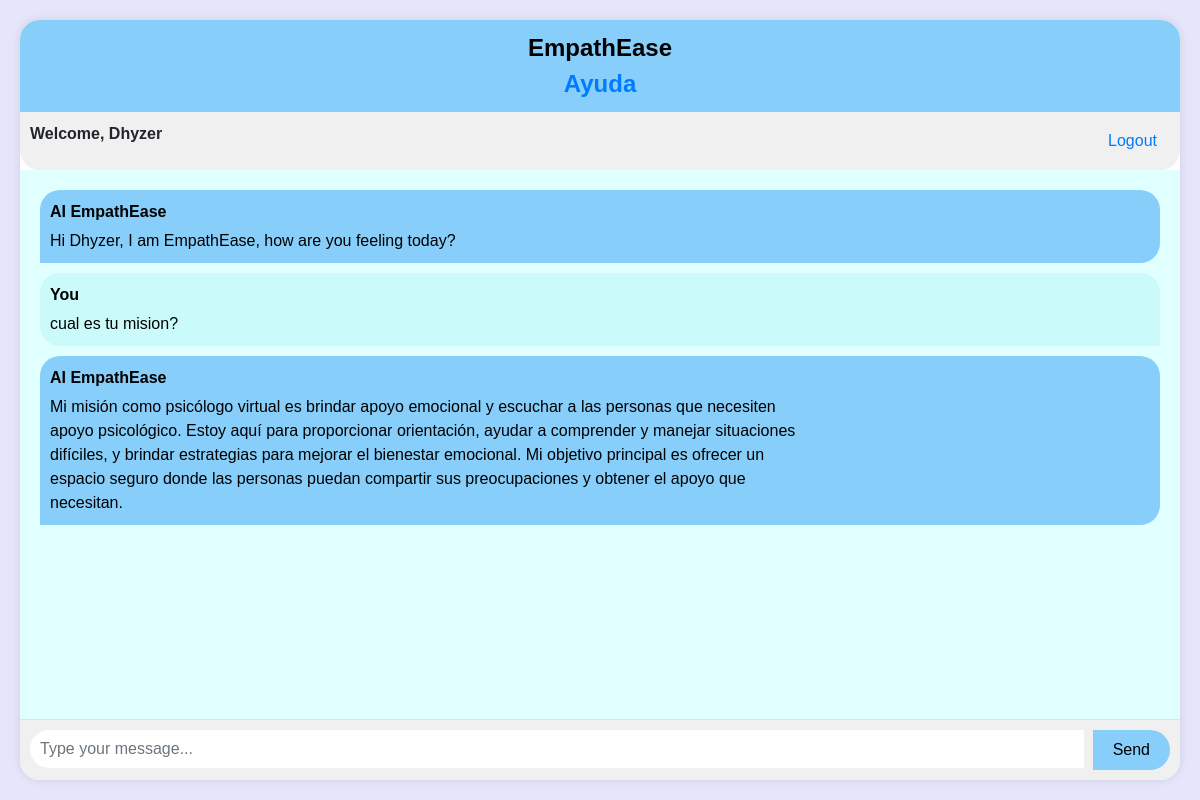
Before: /EmpathEase (signed in) with the older database file.
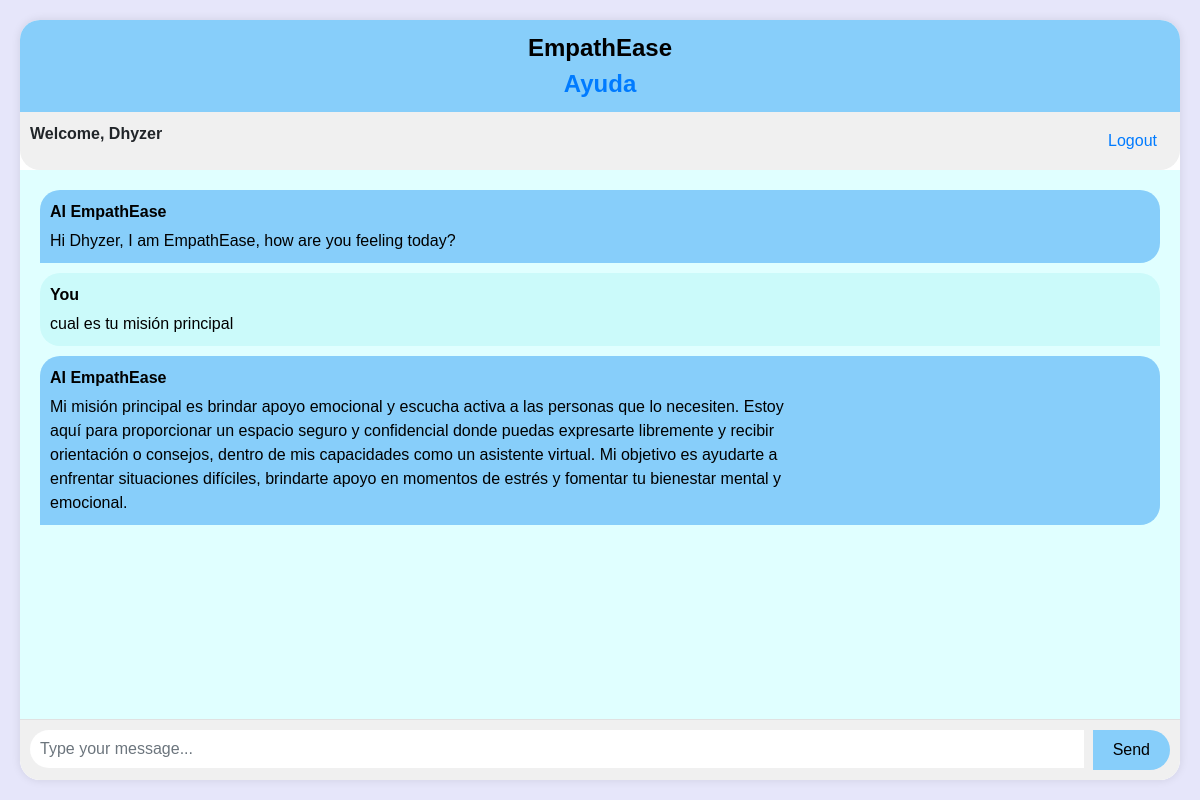
After: the same page with the newer database file.
### EmpathEase/models.py (models this page shows, shortened)
class Chat(models.Model):
    user = models.ForeignKey(User, on_delete=models.CASCADE)
    message = models.TextField()
    response = models.TextField()
    created_at = models.DateTimeField(auto_now_add=True)

### EmpathEase/views.py (the view, shortened to what this page needs)
# urls.py: path('EmpathEase', views.empathEase, name = 'EmpathEase'),
def empathEase(request):
    user_id = request.user.id
    chats = Chat.objects.filter(user_id=user_id)
    messages = [
        {"role": "system", "content": "You are a virtual psychologist here to listen and provide support."}
    ]
    for chat in chats:
        messages.append({"role": "user", "content": chat.message})
        messages.append({"role": "assistant", "content": chat.response})
    messages = remove_redundant_messages(messages)  # Elimina mensajes redundantes
    messages_text = "\n".join([message["content"] for message in messages])
    summarized_messages = summarize_messages(messages_text)  # Resume los mensajes
    return render(request, 'empathEase.html', {'chats': chats, 'summarized_messages': summarized_messages})

### EmpathEase/views.py (called while the page is built)
def summarize_messages(messages):
    summarizer = LsaSummarizer()
    parser = PlaintextParser.from_string(messages, Tokenizer("english"))
    summary = summarizer(parser.document, 1)  # Resumir a 1 oración
    return str(summary[0])

def remove_redundant_messages(messages):
    cleaned_messages = []
    previous_message = None
    for message in messages:
        if message["content"] != previous_message:
            cleaned_messages.append(message)
            previous_message = message["content"]
    return cleaned_messages

### templates/empathEase.html (shortened to what this page needs)
{% extends 'base.html' %}
{% block content %}
<div class="chat-container">
  <div class="card">
    <div class="card-header">EmpathEase<div><a href="{% url 'help' %}">Ayuda</a></div>
    </div>
    <div class="user-info">
      <div><b>Welcome, {{ user.username }}</b></div>
      <div><a href="logout" class="btn btn-link">Logout</a></div>
    </div>
    <div class="card-body messages-box">
      <ul class="list-unstyled messages-list" id="messages-list">
        <li class="message received">
          <div class="message-text">
            <div class="message-sender">
              <b>AI EmpathEase</b>
            </div>
            <div class="message-content">
              Hi {{ user.username }}, I am EmpathEase, how are you feeling today?
            </div>
          </div>
        </li>
        {% for chat in chats %}
        {% if chat.user == request.user %}
        <li class="message sent">
          <div class="message-text">
            <div class="message-sender">
              <b>You</b>
            </div>
            <div class="message-content">
              {{ chat.message }}
            </div>
          </div>
        </li>
        <li class="message received">
          <div class="message-text">
            <div class="message-sender">
              <b>AI EmpathEase</b>
            </div>
            <div class="message-content">
              {{ chat.response }}
            </div>
          </div>
        </li>
        {% endif %}
        {% endfor %}
      </ul>
    </div>
    <form class="message-form" id="message-form">
      <div class="input-group">
        <input type="text" class="form-control message-input" id="message-input" placeholder="Type your message...">
        <div class="input-group-append">
          <button type="button" class="btn btn-send" id="send-button">Send</button>
        </div>
      </div>
    </form>
  </div>
</div>
{% endblock %}

Changed rows visible on the page:
removed Chat: message "cual es tu mision?", response "Mi misión como psicólogo virtual es brindar apoyo emocional y escuchar a las personas que necesiten apoyo psicológico. Estoy aquí para proporcionar orientación, ayudar a comprender y manejar situaciones difíciles, y brindar estrategias para mejorar el bienestar emocional. Mi objetivo principal es ofrecer un espacio seguro donde las personas puedan compartir sus preocupaciones y obtener el apoyo que necesitan."
added Chat: message "cual es tu misión principal", response "Mi misión principal es brindar apoyo emocional y escucha activa a las personas que lo necesiten. Estoy aquí para proporcionar un espacio seguro y confidencial donde puedas expresarte libremente y recibir orientación o consejos, dentro de mis capacidades como un asistente virtual. Mi objetivo es ayudarte a enfrentar situaciones difíciles, brindarte apoyo en momentos de estrés y fomentar tu bienestar mental y emocional."
